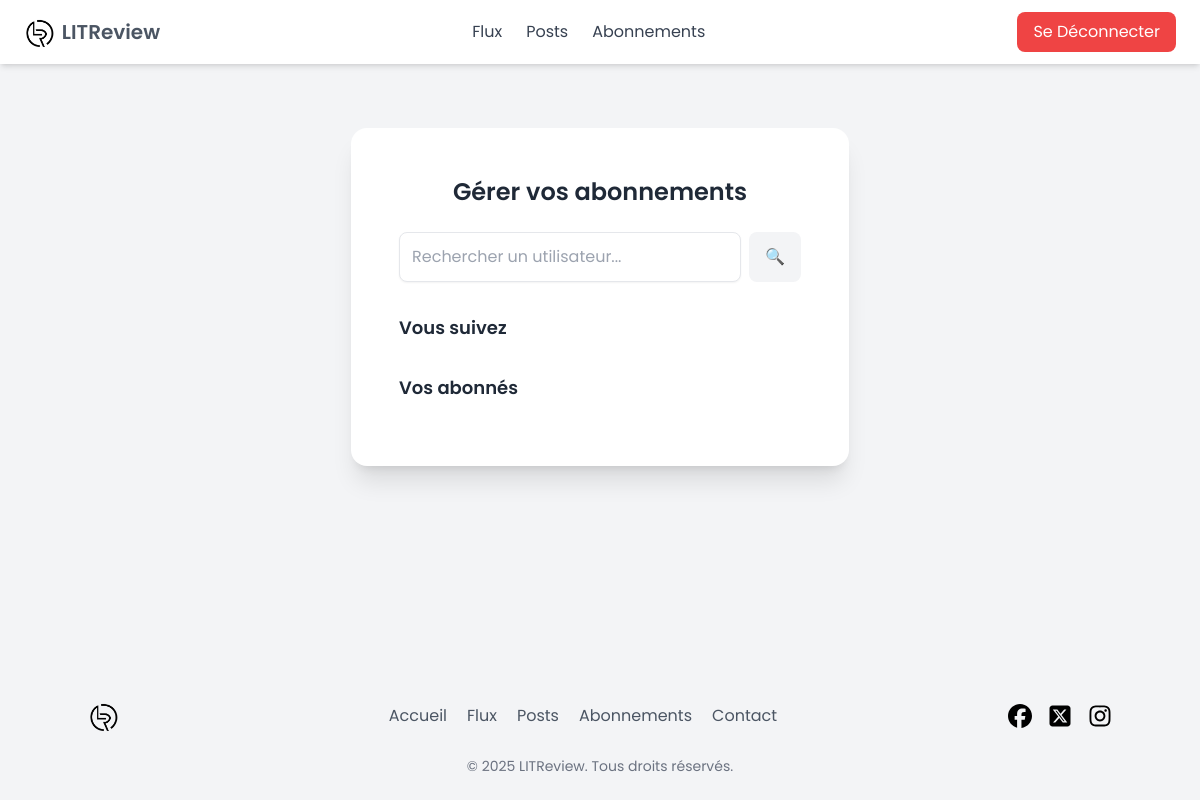
The app's page /follow/ (signed in), older data.
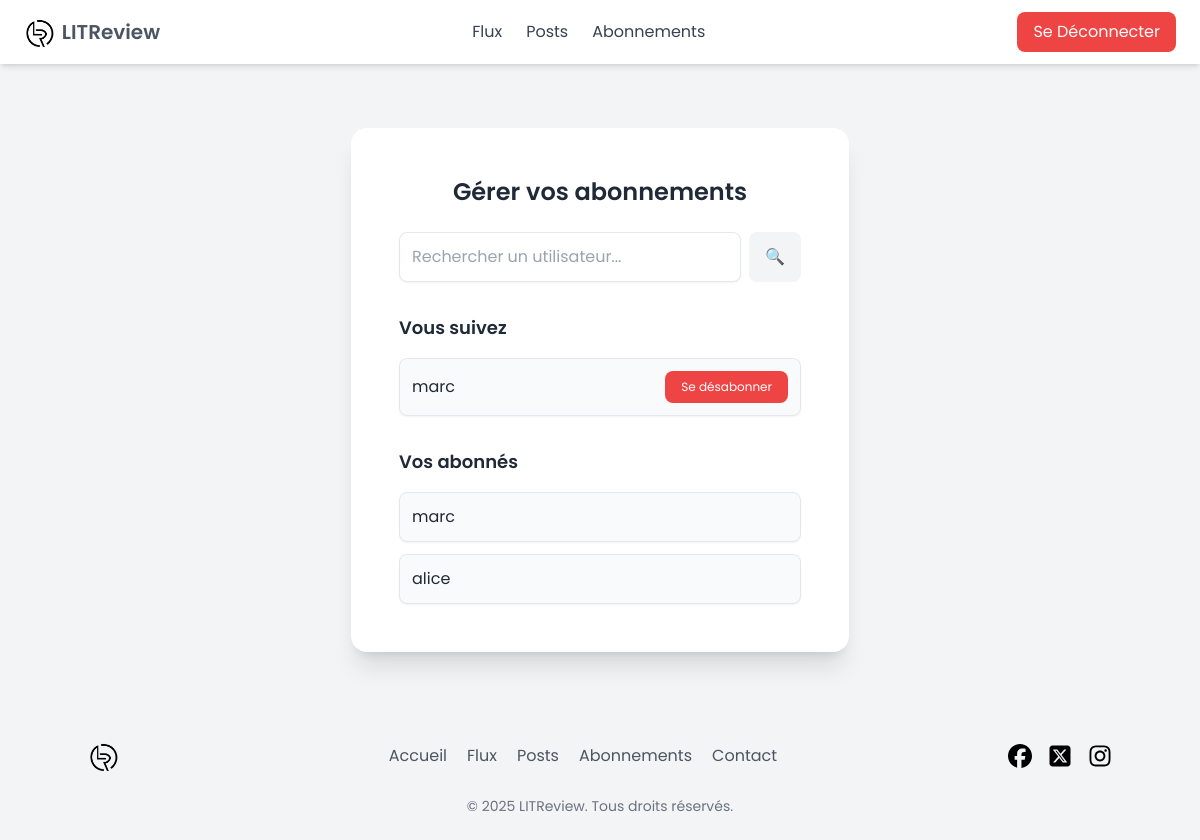
The same page, newer data.
### listings/models.py (models this page shows, shortened)
class UserFollows(models.Model):
    user = models.ForeignKey(
        settings.AUTH_USER_MODEL, on_delete=models.CASCADE, related_name="following"
    )
    followed_user = models.ForeignKey(
        settings.AUTH_USER_MODEL, on_delete=models.CASCADE, related_name="followed_by"
    )
    class Meta:
        unique_together = ("user", "followed_user")

class User(AbstractBaseUser):
    username = models.CharField(
        max_length=150, unique=True  # Vérification dans la base de données
    )
    date_joined = models.DateTimeField(auto_now_add=True)
    is_active = models.BooleanField(default=True)
    is_staff = models.BooleanField(default=False)
    is_superuser = models.BooleanField(default=False)
    objects = CustomUserManager()
    USERNAME_FIELD = "username"  # Plus besoin d'email ici
    REQUIRED_FIELDS = []  # Supprime l'email des champs obligatoires

### listings/views.py (the view, shortened to what this page needs)
# urls.py: path("follow/", follow_view, name="follow_view"),
@login_required
def follow_view(request):
    query = request.GET.get("search", "").strip()
    following = UserFollows.objects.filter(user=request.user).select_related("followed_user")
    followers = UserFollows.objects.filter(followed_user=request.user).select_related("user")
    search_results = (
        User.objects.exclude(id=request.user.id)
        .filter(username__icontains=query)
        if query else User.objects.none()
    )
    return render(
        request,
        "follow.html",
        {
            "following": following,
            "followers": followers,
            "search_results": search_results,
            "query": query,
        },
    )

### templates/follow.html (shortened to what this page needs)
{% extends "base.html" %}
{% load static %}
{% block content %}
<div class="max-w-4xl w-full mx-auto mt-10 bg-white p-8 rounded-2xl shadow-xl md:p-10 lg:p-12">
    <h2 class="text-2xl font-semibold text-center text-gray-800">Gérer vos abonnements</h2>
    <form method="GET" class="mt-6 flex space-x-2">
        <input type="text" name="search" value="{{ query }}" placeholder="Rechercher un utilisateur..."
               class="flex-1 p-3 border rounded-lg focus:outline-none focus:ring-2 focus:ring-blue-500 shadow-sm">
        <button type="submit"
                class="px-4 py-3 bg-gray-100 text-white rounded-lg hover:bg-gray-200 transition">
            🔍
        </button>
    </form>
    <h3 class="mt-8 text-lg font-semibold text-gray-800">Vous suivez</h3>
    <ul class="mt-4 space-y-3">
        {% for follow in following %}
            <li class="flex justify-between items-center p-3 bg-gray-50 border rounded-lg shadow-sm">
                <span class="text-gray-800">{{ follow.followed_user.username }}</span>
                <form method="post">
                    <button type="submit" name="action" value="unfollow"
                            class="bg-red-500 text-white text-xs px-4 py-2 rounded-lg hover:bg-red-600 transition">
                        Se désabonner
                    </button>
                </form>
            </li>
        {% endfor %}
    </ul>
    <h3 class="mt-8 text-lg font-semibold text-gray-800">Vos abonnés</h3>
    <ul class="mt-4 space-y-3">
        {% for follow in followers %}
            <li class="p-3 bg-gray-50 border rounded-lg shadow-sm text-gray-800">
                {{ follow.user.username }}
            </li>
        {% endfor %}
    </ul>
</div>
{% endblock %}

Row changes from the older to the newer data that the page shows:
added UserFollows: followed_user.username "marc", shown under "Vous suivez"
added UserFollows: user.username "marc", shown under "Vos abonnés"
added UserFollows: user.username "alice", shown under "Vos abonnés"
